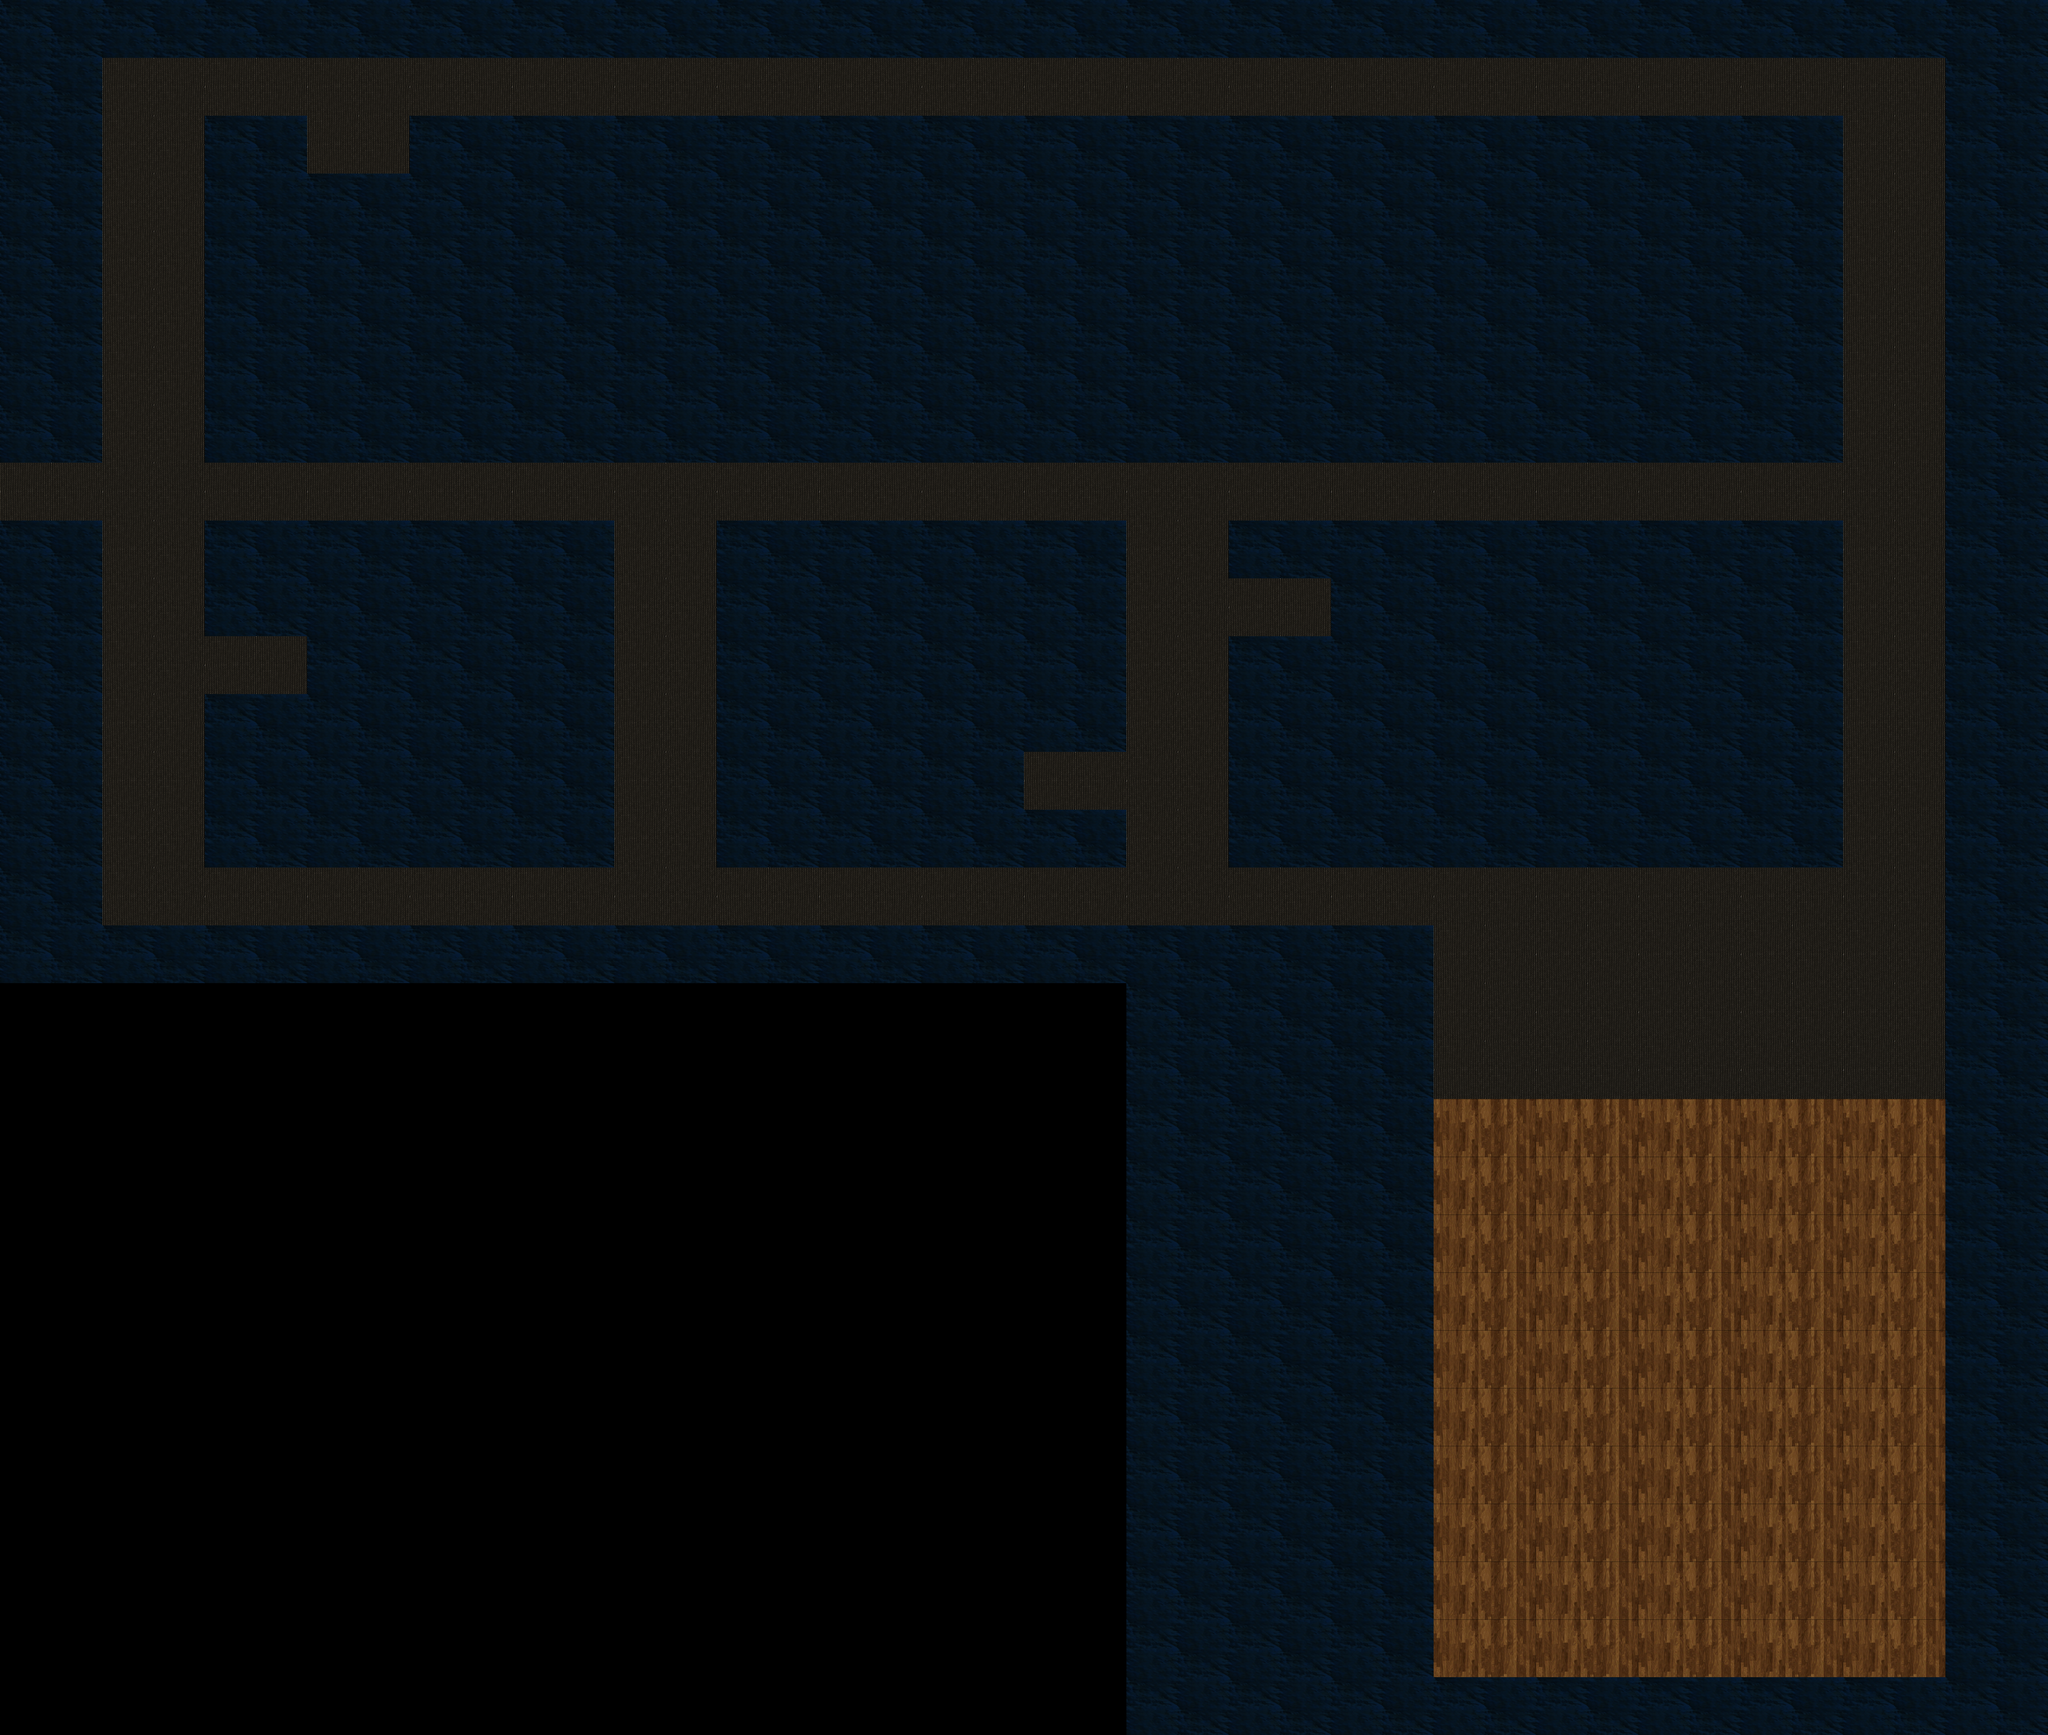

Tiled map render using the project's own tile images. Description and the map definition, with tile-layer contents summarised, below:
An orthogonal 20x30 tile map with 200x113 px tiles, 2 tile layers (Base, Modifier), 2 tilesets and 15 objects (endRebelFoyer, startRebelFoyer, endRebelRoom1, startRebelRoom2, endRebelRoom3, ...).

<map version="1.0" orientation="orthogonal" width="20" height="30" tilewidth="200" tileheight="113">
 <tileset firstgid="1" name="Base_" tilewidth="200" tileheight="113">
  <image source="MapFiles/TileSets/RebelBase/baseTiles.png" width="400" height="113" />
  <tile id="0">
   <properties>
    <property name="isShootable" value="true" />
    <property name="isWalkable" value="false" />
   </properties>
  </tile>
  <tile id="1">
   <properties>
    <property name="isShootable" value="true" />
    <property name="isWalkable" value="true" />
   </properties>
  </tile>
 </tileset>
 <tileset firstgid="3" name="Modifier_" tilewidth="200" tileheight="113">
  <image source="MapFiles/TileSets/RebelBase/modifierTiles.png" width="400" height="113" />
  <tile id="1">
   <properties>
    <property name="isShootable" value="true" />
    <property name="isWalkable" value="true" />
   </properties>
  </tile>
 </tileset>
 <layer name="Base" width="20" height="30">
  <data>[600 cells, 407 non-empty, 2 distinct tile ids]</data>
 </layer>
 <layer name="Modifier" width="20" height="30">
  <data>[600 cells, 50 non-empty, 1 distinct tile ids]</data>
 </layer>
 <objectgroup name="Spawn" width="20" height="30">
  <object name="endRebelFoyer" x="8" y="900" width="85" height="121" />
  <object name="startRebelFoyer" x="130" y="913" width="118" height="100" />
  <object name="endRebelRoom1" x="568" y="286" width="274" height="68" />
  <object name="startRebelRoom2" x="349" y="1274" width="52" height="66" />
  <object name="endRebelRoom3" x="1962" y="1420" width="110" height="200" />
  <object name="startRebelRoom4" x="2322" y="1144" width="72" height="72" />
  <object name="startRebelRoom1" x="645" y="164" width="82" height="66" />
  <object name="endRebelRoom2" x="546" y="1184" width="72" height="200" />
  <object name="startRebelRoom3" x="2202" y="1486" width="56" height="64" />
  <object name="endRebelRoom4" x="2473" y="1082" width="163" height="215" />
  <object name="2Enemybooger" x="2787" y="2496" width="1002" height="771" />
  <object name="1Enemybooger" x="239" y="108" width="3524" height="116" />
  <object name="0Enemybooger" x="3598" y="141" width="203" height="1924" />
  <object name="4Enemybooger" x="178" y="1702" width="3683" height="124" />
  <object name="3Enemybooger" x="191" y="90" width="179" height="1716" />
 </objectgroup>
</map>
